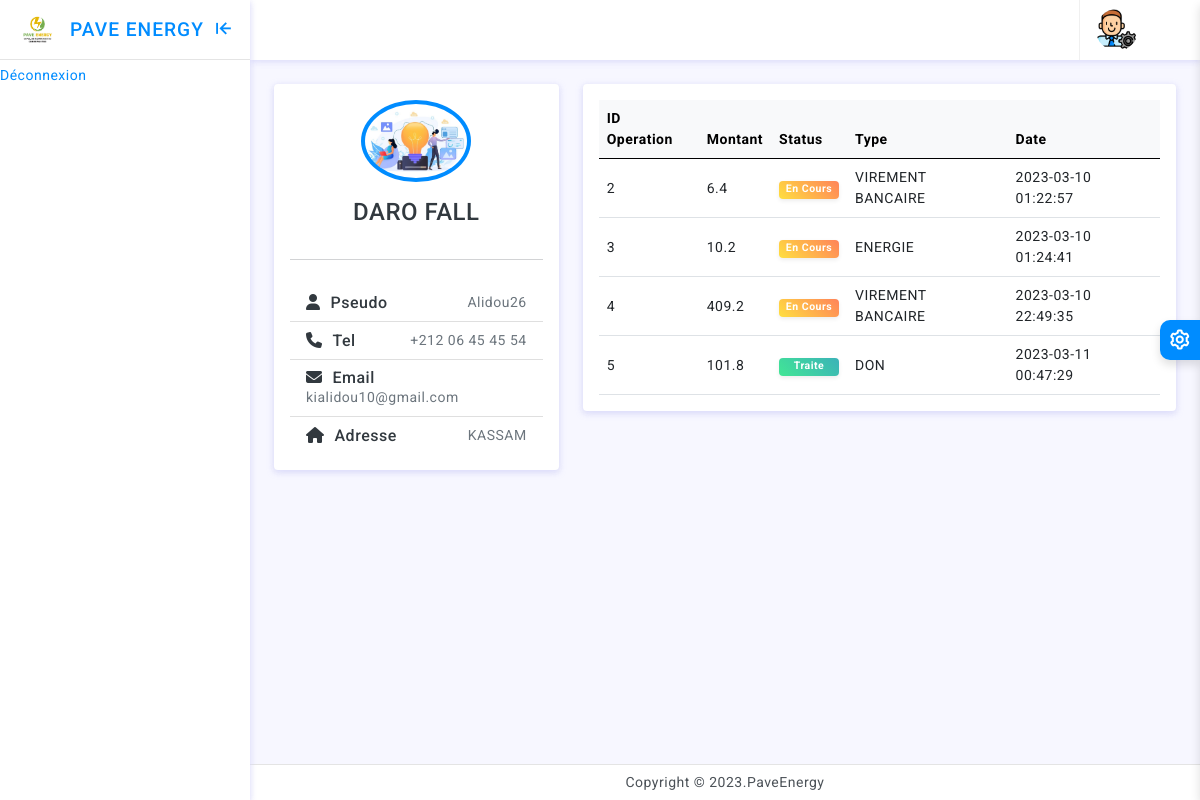
Screenshot of /profil.php?id_utilisateur=49 with the database file from the repository.
### tables this page shows
CREATE TABLE `utilisateurs` (
  `id_utilisateur` int(11) NOT NULL,
  `nom` varchar(255) NOT NULL,
  `prenom` varchar(255) NOT NULL,
  `telephone` varchar(255) NOT NULL,
  `email` varchar(255) NOT NULL,
  `adresse` varchar(255) NOT NULL,
  `pseudo` varchar(255) NOT NULL,
  `mot_de_passe` varchar(255) NOT NULL,
  `photo` varchar(255) NOT NULL,
  `status` varchar(255) NOT NULL DEFAULT 'DECONNECTE',
  `derniere_connexion` datetime NOT NULL DEFAULT current_timestamp(),
  `date_inscription` datetime NOT NULL DEFAULT current_timestamp(),
  `pas` int(11) NOT NULL,
  `qte_produite` double NOT NULL,
  `solde_total` double NOT NULL,
  `solde_dispo` double NOT NULL
);

CREATE TABLE `operations` (
  `id_operation` int(11) NOT NULL,
  `status` varchar(255) NOT NULL DEFAULT 'EN COURS',
  `type` varchar(255) NOT NULL,
  `qte_produite` float NOT NULL,
  `montant` float NOT NULL,
  `id_utilisateur` int(11) NOT NULL,
  `date_operation` datetime NOT NULL DEFAULT current_timestamp(),
  `numero_bancaire` varchar(19) NOT NULL
);

### profil.php (the view, shortened to what this page needs)
<?php
include('BaseDeDonnees.php');
if(isset($_GET['id_utilisateur'])){
    $id=$_GET['id_utilisateur'];
    $req=$bd->query('SELECT * FROM `operations` where `id_utilisateur`='.$id);
    $resultats=$req->fetchAll();
    $req1=$bd->query("SELECT * FROM `utilisateurs` where `id_utilisateur`= ".$id);
    $utilisateur=$req1->fetch();
}
else{
    header('location: Admin.php');
}
?>
<!doctype html>
<html lang="en">
<head>
    <link rel="stylesheet" href="https://cdnjs.cloudflare.com/ajax/libs/font-awesome/6.3.0/css/all.min.css" />
	<link href="assets/plugins/vectormap/jquery-jvectormap-2.0.2.css" rel="stylesheet"/>
	<link href="assets/plugins/simplebar/css/simplebar.css" rel="stylesheet" />
	<link href="assets/plugins/perfect-scrollbar/css/perfect-scrollbar.css" rel="stylesheet" />
	<link href="assets/plugins/metismenu/css/metisMenu.min.css" rel="stylesheet" />
	<link href="assets/css/pace.min.css" rel="stylesheet" />
	<link href="assets/css/bootstrap.min.css" rel="stylesheet">
	<link href="assets/css/bootstrap-extended.css" rel="stylesheet">
	<link rel="stylesheet" href="https://cdnjs.cloudflare.com/ajax/libs/font-awesome/6.3.0/css/all.min.css" />
	<link href="assets/css/app.css" rel="stylesheet">
	<link href="assets/css/icons.css" rel="stylesheet">
	<link rel="stylesheet" href="assets/css/dark-theme.css" />
	<link rel="stylesheet" href="assets/css/semi-dark.css" />
	<link rel="stylesheet" href="assets/css/header-colors.css" />
</head>
<body>
	<div class="wrapper">
		<div class="sidebar-wrapper" data-simplebar="true">
			<div class="sidebar-header">
				<div>
					<img src="logo.png" class="logo-icon" alt="logo icon">
				</div>
				<div>
                <h6 class="logo-text" style="font-size:1.2rem;">PAVE ENERGY</h6>
				</div>
				<div class="toggle-icon ms-auto"><i class='bx bx-arrow-to-left'></i>
				</div>
			</div>
			<ul  id="menu">
			<li>
					<a href="Admin.php">
						<div class="parent-icon"><i class='bx bx-home-circle'></i>
						</div>
						<div class="menu-title">Dashboard</div>
					</a>
				</li>
				<li>
					<a href="deconnexionAction.php">
						<div class="parent-icon"><i class='bx bx-log-out'></i>
						</div>
						<div class="menu-title">Déconnexion</div>
					</a>
				</li>
			</ul>
		</div>
		<header>
			<div class="topbar d-flex align-items-center">
				<nav class="navbar navbar-expand">
					<div class="user-box dropdown">
						<a class="d-flex align-items-center nav-link dropdown-toggle dropdown-toggle-nocaret" href="#" role="button" data-bs-toggle="dropdown" aria-expanded="false">
							<img src="admin.png" class="user-img" alt="user avatar">
						</a>
					</div>
				</nav>
			</div>
		</header>
                <div class="page-wrapper">
			<div class="page-content">
            <div class="row">
            <div class="col-lg-4">
								<div class="card">
									<div class="card-body">
										<div class="d-flex flex-column align-items-center text-center">
											<img src="<?=$utilisateur['photo'] ?>"  class="rounded-circle p-1 bg-primary" width="110">
											<div class="mt-3">
												<h4><?=$utilisateur['nom'] ?></h4>
											</div>
										</div>
										<hr class="my-4" />
										<ul class="list-group list-group-flush">
											<li class="list-group-item d-flex justify-content-between align-items-center flex-wrap">
												<h6 class="mb-0"><i class="fa-solid fa-user" style="margin-right:10px;"></i>Pseudo</h6>
												<span class="text-secondary"><?=$utilisateur['pseudo'] ?></span>
											</li>
                                            <li class="list-group-item d-flex justify-content-between align-items-center flex-wrap">
												<h6 class="mb-0"><i class="fa-solid fa-phone" style="margin-right:10px;"></i>Tel</h6>
												<span class="text-secondary"><?=$utilisateur['telephone'] ?></span>
											</li>
                                            <li class="list-group-item d-flex justify-content-between align-items-center flex-wrap">
												<h6 class="mb-0"><i class="fa-solid fa-envelope" style="margin-right:10px;"></i>Email</h6>
												<span class="text-secondary"><?=$utilisateur['email'] ?></span>
											</li>
                                            <li class="list-group-item d-flex justify-content-between align-items-center flex-wrap">
												<h6 class="mb-0"><i class="fa-solid fa-home" style="margin-right:10px;"></i>Adresse</h6>
												<span class="text-secondary"><?=$utilisateur['adresse'] ?></span>
											</li>
										</ul>
									</div>
								</div>
							</div>
                            <div class="col-lg-8">
								<div class="card">
									<div class="card-body">
                                    <table class="table align-middle mb-0" >
					   <thead class="table-light">
						<tr>
						  <th>ID Operation</th>
						  <th>Montant</th>
						  <th>Status</th>
						  <th>Type</th>
						  <th>Date</th>
						</tr>
						</thead>
						<tbody>
						<?php foreach($resultats as $resultat){ ?>
						<tr>
						 <td><?= $resultat['id_operation'] ?></td>
						 <td><?= $resultat['montant'] ?></td>
						 <?php if($resultat['status']=='TRAITE'){ ?>
						 <td><span class="badge bg-gradient-quepal text-white shadow-sm w-100">Traite</span></td>
						 <?php } else{ ?>
							<td><span class="badge bg-gradient-blooker text-white shadow-sm w-100">En Cours</span></td>
						  <?php } ?>
						 <td><?= $resultat['type'] ?></td>
						 <td><?= $resultat['date_operation'] ?></td>
						</tr>
						<?php } ?>
					   </tbody>
					 </table>
									</div>
								</div>
							</div>
                            </div>
			</div>
		</div>
		<footer class="page-footer">
			<p class="mb-0">Copyright © 2023.PaveEnergy</p>
		</footer>
	</div>
	<div class="switcher-wrapper">
		<div class="switcher-btn"> <i class='bx bx-cog bx-spin'></i>
		</div>
</body>
</html>

### assets/css/app.css (style rules this page uses)
body { font-size: 14px; color: #4c5258; letter-spacing: .5px; background: #f7f7ff; overflow-x: hidden; font-family: Roboto, sans-serif }
a { text-decoration: none }
.wrapper { width: 100%; position: relative }
.sidebar-wrapper { width: 250px; height: 100%; position: fixed; top: 0; bottom: 0; left: 0; background: #fff; border-right: 0 solid #e4e4e4; z-index: 11; box-shadow: 0 2px 6px 0 rgb(218 218 253 / 65%), 0 2px 6px 0 rgb(206 206 238 / 54%)!important; transition: all .2s ease-out }
.sidebar-header { width: 250px; height: 60px; display: flex; align-items: center; position: fixed; top: 0; bottom: 0; padding: 0 15px; z-index: 5; background: #fff; background-clip: padding-box; border-bottom: 1px solid #e4e4e4 }
.logo-icon { width: 45px }
.logo-text { font-size: 22px; margin-left: 10px; margin-bottom: 0; letter-spacing: 1px; color: #008cff }
.toggle-icon { font-size: 22px; cursor: pointer; color: #008cff }
.topbar { position: fixed; top: 0; left: 250px; right: 0; height: 60px; background: #fff; border-bottom: 1px solid rgb(228 228 228 / 0%); z-index: 10; -webkit-box-shadow: 0 2px 6px 0 rgb(218 218 253 / 65%), 0 0px 6px 0 rgb(206 206 238 / 54%); box-shadow: 0 2px 6px 0 rgb(218 218 253 / 65%), 0 0px 6px 0 rgb(206 206 238 / 54%); }
.topbar .navbar { width: 100%; height: 60px; padding-left: 30px; padding-right: 30px }
.page-wrapper { height: 100%; margin-top: 60px; margin-bottom: 30px; margin-left: 250px }
.page-content { padding: 1.5rem 1.5rem 0.7rem 1.5rem }
.page-footer { background: #fff; left: 250px; right: 0; bottom: 0; position: fixed; text-align: center; padding: 7px; font-size: 14px; border-top: 1px solid #e4e4e4; z-index: 3 }
.sidebar-wrapper ul { padding: 0; margin: 0; list-style: none; background: 0 0 }
.bg-gradient-quepal { background: #42e695; background: -webkit-linear-gradient( 45deg , #42e695, #3bb2b8)!important; background: linear-gradient( 45deg , #42e695, #3bb2b8)!important; }
.bg-gradient-blooker { background: #ffdf40; background: -webkit-linear-gradient( 45deg , #ffdf40, #ff8359)!important; background: linear-gradient( 45deg , #ffdf40, #ff8359)!important; }
.dropdown-toggle-nocaret:after { display: none }
.user-img { width: 42px; height: 42px; border-radius: 50%; border: 0 solid #e5e5e5; padding: 0 }
.user-box { display: flex; align-items: center; height: 60px; border-left: 1px solid #f0f0f0; margin-left: 1rem }
.switcher-wrapper { width: 280px; height: 100%; position: fixed; right: -280px; top: 0; bottom: 0; z-index: 16; background: #fff; border-left: 0 solid #d2d2d2; box-shadow: 0 .3rem .6rem rgba(0, 0, 0, .13); transition: all .2s ease-out }
.switcher-btn { width: 40px; height: 40px; line-height: 40px; font-size: 24px; background: #008cff; box-shadow: 0 .3rem .6rem rgba(0, 0, 0, .13); color: #fff; text-align: center; border-top-left-radius: 10px; border-bottom-left-radius: 10px; position: absolute; top: 40%; right: 100%; cursor: pointer }

### rows the page displays
utilisateurs: photo (picture), nom "DARO FALL", pseudo "Alidou26", telephone "+212 06 45 45 54", email "kialidou10@gmail.com", adresse "KASSAM"
operations: id_operation "2", montant "6.4", status "En Cours", type "VIREMENT BANCAIRE", date_operation "2023-03-10 01:22:57"
operations: id_operation "3", montant "10.2", status "En Cours", type "ENERGIE", date_operation "2023-03-10 01:24:41"
operations: id_operation "4", montant "409.2", status "En Cours", type "VIREMENT BANCAIRE", date_operation "2023-03-10 22:49:35"
operations: id_operation "5", montant "101.8", status "Traite", type "DON", date_operation "2023-03-11 00:47:29"
